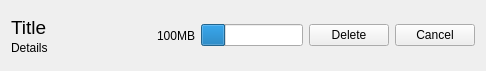
<?xml version="1.0" encoding="UTF-8"?>
<ui version="4.0">
 <class>ModelManagerWidgetItem</class>
 <widget class="QWidget" name="ModelManagerWidgetItem">
  <property name="geometry">
   <rect>
    <x>0</x>
    <y>0</y>
    <width>486</width>
    <height>71</height>
   </rect>
  </property>
  <property name="windowTitle">
   <string>Form</string>
  </property>
  <layout class="QHBoxLayout" name="horizontalLayout">
   <item>
    <layout class="QHBoxLayout" name="horizontalLayout_2">
     <item>
      <layout class="QVBoxLayout" name="verticalLayout">
       <property name="spacing">
        <number>2</number>
       </property>
       <item>
        <spacer name="verticalSpacer_2">
         <property name="orientation">
          <enum>Qt::Vertical</enum>
         </property>
         <property name="sizeHint" stdset="0">
          <size>
           <width>20</width>
           <height>40</height>
          </size>
         </property>
        </spacer>
       </item>
       <item>
        <widget class="QLabel" name="title">
         <property name="font">
          <font>
           <pointsize>14</pointsize>
          </font>
         </property>
         <property name="text">
          <string>Title</string>
         </property>
        </widget>
       </item>
       <item>
        <widget class="QLabel" name="details">
         <property name="text">
          <string>Details</string>
         </property>
        </widget>
       </item>
       <item>
        <spacer name="verticalSpacer">
         <property name="orientation">
          <enum>Qt::Vertical</enum>
         </property>
         <property name="sizeHint" stdset="0">
          <size>
           <width>20</width>
           <height>40</height>
          </size>
         </property>
        </spacer>
       </item>
      </layout>
     </item>
     <item>
      <spacer name="horizontalSpacer">
       <property name="orientation">
        <enum>Qt::Horizontal</enum>
       </property>
       <property name="sizeHint" stdset="0">
        <size>
         <width>40</width>
         <height>20</height>
        </size>
       </property>
      </spacer>
     </item>
     <item>
      <widget class="QLabel" name="status">
       <property name="text">
        <string>100MB</string>
       </property>
       <property name="alignment">
        <set>Qt::AlignCenter</set>
       </property>
      </widget>
     </item>
     <item>
      <widget class="QProgressBar" name="progressBar">
       <property name="value">
        <number>24</number>
       </property>
       <property name="textVisible">
        <bool>false</bool>
       </property>
      </widget>
     </item>
     <item>
      <widget class="QPushButton" name="deleteBtn">
       <property name="text">
        <string>Delete</string>
       </property>
      </widget>
     </item>
     <item>
      <widget class="QPushButton" name="stopBtn">
       <property name="text">
        <string>Cancel</string>
       </property>
      </widget>
     </item>
    </layout>
   </item>
  </layout>
 </widget>
 <resources/>
 <connections/>
</ui>
